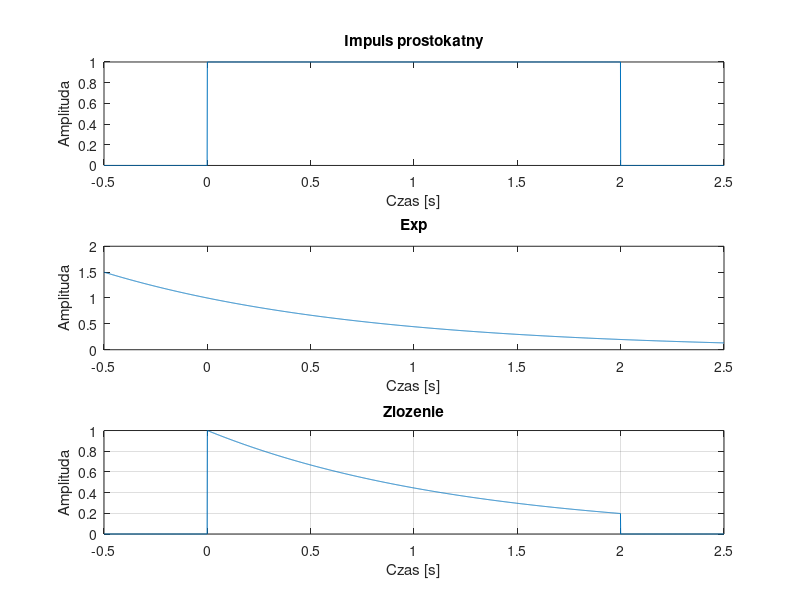

Recreate this plot in MATLAB. (Note: this script raises an error after producing the figure.)
clc;
clear all;
close all; 

%% Zad 1

fs = 1000;
T = -0.5:1/fs:2.5;
expon = exp(0.81*-T);

impuls_prostokatny=zeros(1,length(T));

for i = 1:length(impuls_prostokatny)  
    if T(i)< 0
       impuls_prostokatny(1,i) = 0;
    elseif (T(i)>= 0) & (T(i) < 2)
       impuls_prostokatny(1,i) = 1;
    elseif T > 2
       impuls_prostokatny(1,i) = 0;   
    end
end 

figure(1)
subplot(3,1,1)
plot(T,impuls_prostokatny)
title("Impuls prostokatny")
xlabel('Czas [s]')
ylabel('Amplituda')
subplot(3,1,2)
plot(T,expon)
title("Exp")
xlabel('Czas [s]')
ylabel('Amplituda')
subplot(3,1,3)
plot(T,impuls_prostokatny.*expon)
title("Zlozenie")
xlabel('Czas [s]')
ylabel('Amplituda')
grid on;


%% Zad2: Utworz sygnal 

f = 1;
fs = 10000;
n = [5, 50, 1000];
C = 4/pi;
omega = 2*pi*f;
t = 0:1/fs:3;

for j=1:3
    suma=0;
    for i = 1:2:n(:,j)
        suma = suma + ((i+1)*sin((i+1)*omega*t))/(i*(i+2));
    end
suma = C*suma;
Y(j,:)= suma;
end

figure(2)
sgtitle('Sygnal')
subplot(3,1,1);
plot(t,Y(1,:));
title('Funkcja 5 skladnikow')
xlabel('Czas [s]');
ylabel('Amplituda');
subplot(3,1,2);
plot(t,Y(2,:));
title('Funkcja 50 skladnikow')
xlabel('Czas [s]');
ylabel('Amplituda');
subplot(3,1,3);
plot(t,Y(3,:));
title('Funkcja 1000 skladnikow')
xlabel('Czas [s]');
ylabel('Amplituda');


%% Zad 3: Conv 

A=[0,0,0,0,0,1,1,1,1,1,0,0,0,0,0];
B=[1,1,1,1,1,0,0,0,0,0,1,1,1,1,1];

convulsion_m = conv(A,B);
B = B(end:-1:1);
newL = length(A) + (2*(length(B)-1));
newA = zeros(1,newL);
newB = zeros(1,newL);
for i = 1:length(A)
 newA(length(B)-1+i) = A(i);
end
dl=(newL-length(B)+1);
wynik = [];
for k = 0:dl-1
 u = 1;
 for j = 1:length(B)
 newB(u+k) = B(u); 
 u = u + 1;
 end
 wynik = [wynik, sum(newA.*newB)];
 
 newB = zeros(1,newL);
end
convulsion_w = wynik;
g = [convulsion_w; convulsion_m];

blad = convulsion_m - convulsion_w;

figure(3)
subplot(3,1,1)
plot(convulsion_m)
title("Funkcja Matlab")
subplot(3,1,2)
plot(convulsion_w)
title("Funkcja wlasna")
subplot(3,1,3)
plot(blad)
title("Blad")

%% Zad 4: Korelacja
t4 = 0:0.001:0.999;

Y4 = [zeros(1,1000),0.1*sin(2*pi*10*t4)];
X4 = [sin(2*pi*10*t4), zeros(1,1000)];

autocorr1 =xcorr(Y4);
autocorr2 =xcorr(X4);
cor = xcorr(Y4,X4);

figure(4)
subplot(3,1,1)
plot(autocorr1)
title('Autokorelacka Y4')
xlabel('Czas [s]');
ylabel('Amplituda');
subplot(3,1,2)
plot(autocorr2)
title('Autokorelacka X4')
xlabel('Czas [s]');
ylabel('Amplituda');
subplot(3,1,3)
plot(cor)
title('Korleacja X4 i Y4')
xlabel('Czas [s]');
ylabel('Amplituda');
